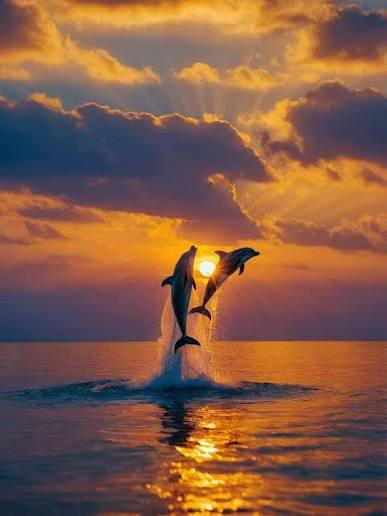
#> input picture assets/pics/image.jpeg, 387 x 516 px
$ python -i video.py   (imports and definitions only)
#> lines starting #> are read from the running program, lines starting #| are printed output that depends on the picture
#> further down, picture is the input picture: shape (516, 387, 3); mean B, G, R 69.9, 90.9, 133
### src/image.py
from PIL import Image, ImageFont, ImageDraw

# CHAR_SET = " .:-=+*#%@$B&8W"
CHAR_SET = "W8&B$@%#*+=-:. "

# [18 lines left out: function load, not called in this run]

def grayscale(pixels, height, width):
    """
    converts a matrix of rgb pixels to grayscale using weights.

    i used the standard formula 0.299R + 0.587G + 0.114B: it puts more
    weight on green because the human eye is more sensitive to it. it gives much
    better results than a simple average between the 3 channels.

    args:
        pixels: PixelAccess object
        height: image height
        width: image width

    returns:
        matrix of grayscale float values
    """
    final = []
    for j in range(height):
        row = []
        for i in range(width):
            r, g, b = pixels[i, j]
            gray = 0.299 * r + 0.587 * g + 0.114 * b
            row.append(gray)
        final.append(row)
    return final

def gray_contrast(mat):
    """
    stretches the contrast to cover the whole 0-255 range

    finds min and max in the matrix and linearly rescales each value, so
    that the darkest pixel becomes 0 and the lightest becomes 255. visually
    improves the ASCII output, especially on images that don't already use the whole spectrum

    args:
        mat: matrix with grayscale values

    returns:
        a new list with the stretched-contrast values, or the original matrix
        unchanged if all pixels have the same value (guard for div by zero)
    """
    vals = [val for row in mat for val in row]
    min_val = min(vals)
    max_val = max(vals)

    if max_val == min_val:
        return mat

    final = []
    for row in mat:
        new = []
        for val in row:
            stretched = (val - min_val) / (max_val - min_val) * 255
            new.append(stretched)
        final.append(new)
    return final

def sobel(mat, height, width):
    """
    applies the sobel operator for edge detection on a grayscale matrix

    performs convolution with 2 3x3 kernels (gx for horizontal gradient, gy for vertical)
    to estimate the intensity gradient at each pixel. the final
    magnitude is the euclidean norm of gx and gy. at the edges - clamping
    (min/max) instead of zero padding

    args:
        mat: matrix with grayscale values
        height: matrix height
        width: matrix width

    returns:
        matrix with the same shape + the edge magnitude values
    """
    gx_kernel = [[-1, 0, 1], [-2, 0, 2], [-1, 0, 1]]
    gy_kernel = [[-1, -2, -1], [0, 0, 0], [1, 2, 1]]

    edges = []
    for i in range(height):
        row = []
        for j in range(width):
            gx, gy = 0, 0
            for m in range(-1, 2):
                for n in range(-1, 2):
                    y = min(max(i + m, 0), height - 1)
                    x = min(max(j + n, 0), width - 1)
                    pixel = mat[y][x]
                    gx += pixel * gx_kernel[m + 1][n + 1]
                    gy += pixel * gy_kernel[m + 1][n + 1]

            magnitude = (gx ** 2 + gy ** 2) ** 0.5
            row.append(magnitude)
        edges.append(row)
    return edges

def combine(mat, edges, height, width, threshold=100):
    """
    combines the grayscale matrix with the edge map, forcing strong edges to be black

    wherever the edge magnitude exceeds the threshold, the pixel becomes 0
    (pure black) to make the contours stand out. otherwise it keeps the original
    grayscale value

    args:
        mat: matrix with grayscale values
        edges: 2D list with edge magnitudes
        height: matrix height
        width: matrix width
        threshold: minimum magnitude to be considered an edge, default 100

    returns:
        a matrix combining the grayscale with edge info.
    """
    final = []
    for i in range(height):
        row = []
        for j in range(width):
            if edges[i][j] > threshold:
                row.append(0)
            else:
                row.append(mat[i][j])
        final.append(row)
    return final

# [30 lines left out: function resize, not called in this run]

def map_set(gray, set = CHAR_SET):
    """
    maps a single grayscale value to a character from the given set

    scales the grayscale value to an index into the length of the character
    set, so dark/light pixels end up at opposite ends of the
    set, depending on how CHAR_SET is ordered

    args:
        gray: grayscale value in [0, 255].
        set: string of characters ordered dense to sparse

    returns:
        a character representing the given grayscale value
    """
    idx = int((gray / 255) * (len(set) - 1))
    return set[idx]

def convert(mat, set = CHAR_SET):
    """
    converts a grayscale matrix into a multi-line ASCII string

    applies map_set() to each value in the matrix, row by row, and joins
    the resulting characters into lines separated by newline

    args:
        mat: matrix with grayscale values
        set: character set used for mapping

    returns:
        string with the ASCII art
    """
    final = []
    for row in mat:
        line = ""
        for i in row:
            line += map_set(i, set)
        final.append(line)
    return "\n".join(final)

# [173 lines left out: functions size, image, resize_rgb, invert, image_colored, ascii, not called in this run]

### src/video.py
import cv2
import src.image as image

def frame_to_ascii(frame, new_width=150, do_invert=False):
    """
    converts a video frame numpy array BGR into an ASCII frame

    recreates the same pipeline as image.ascii() adapted for video: uses
    cv2.resize with interpolation instead of manual nearest-neighbor
    (faster), and does not load anything from disk
    the frame already comes in memory from the camera or from a video file

    pixels is transposed from (height, width, 3) to (width, height, 3)
    to respect pixels[x, y] used by image.grayscale()

    args:
        frame: a BGR frame as returned by cv2
        new_width: target width of the ASCII output in characters, default 150
        do_invert: if True, inverts the grayscale values before processing

    returns:
        tuple (text, rgb_matrix) - text is the resulting ASCII string, rgb_matrix
        is a matrix of tuples (r, g, b) aligned to the same grid as the text
    """
#> called with new_width = 150, do_invert = False
    rgb_frame = cv2.cvtColor(frame, cv2.COLOR_BGR2RGB)
    height, width, _ = rgb_frame.shape
#> height = 516; width = 387
    ratio = height / width
#> ratio = 1.33
    char_ratio = 0.6

    new_height = int(new_width * ratio * char_ratio)
#> new_height = 120
    if new_height < 1:
        new_height = 1
    rgb_resized = cv2.resize(rgb_frame, (new_width, new_height), interpolation=cv2.INTER_AREA)
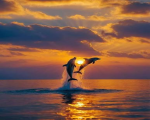
#> rgb_resized: shape (120, 150, 3); mean R, G, B 133, 90.9, 69.9

    # image.grayscale() uses pixels[x, y]
    # while numpy uses [y, x]
    # transpose the first 2 axes
    pixels = rgb_resized.transpose(1, 0, 2)
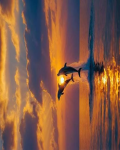
#> pixels: shape (150, 120, 3); mean R, G, B 133, 90.9, 69.9
    gray = image.grayscale(pixels, new_height, new_width)
#> after the loop in grayscale, `for j in range(height):`: final = 120 items
#> gray = 120 items
    gray = image.gray_contrast(gray)
#> in gray_contrast, `vals = [val for row in mat for val in row]`: vals = 18000 values, max 242.9 at index 9229, min 7.93 at index 11019, mean 101.1
#> in gray_contrast, `min_val = min(vals)`: min_val = 7.93
#> in gray_contrast, `max_val = max(vals)`: max_val = 242.9
#> the loop in gray_contrast, `for row in mat:` made 120 passes
#> after the loop in gray_contrast, `for row in mat:`: final = 120 items

    if do_invert:
        gray = image.invert(gray)

    edges = image.sobel(gray, new_height, new_width)
#> edges = 120 items
    gray = image.combine(gray, edges, new_height, new_width, threshold=400)
    text = image.convert(gray, image.CHAR_SET)
#> the loop in convert, `for row in mat:` made 120 passes

    rgb_matrix = []
    for i in range(new_height):
        row = []
        for j in range(new_width):
            r, g, b = rgb_resized[i, j]
            row.append((int(r), int(g), int(b)))
        rgb_matrix.append(row)
    return text, rgb_matrix

>>> import cv2
>>> picture = cv2.imread('../assets/pics/image.jpeg')
>>> result = frame_to_ascii(picture)
